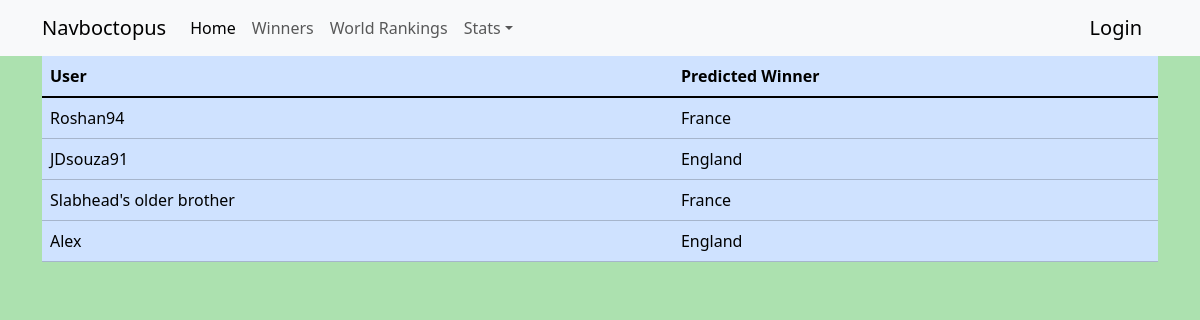
The page /winners on the database its author committed.
### predictor/models.py (models this page shows)
class Winner(models.Model):
    user = models.ForeignKey(User,on_delete=models.CASCADE)
    winner = models.CharField(max_length=50)

### predictor/views.py (the view)
# urls.py: path('winners',views.WinnersView.as_view(),name='winners'),
class WinnersView(View):
    template_name = 'predictor/summary/winners.html'
    def get(self,request):
        winners_list = Winner.objects.all()
        context = {
            'winners_list':winners_list
        }
        return render(request,self.template_name,context)

### predictor/templates/predictor/summary/winners.html (shortened to what this page needs)
{% extends 'predictor/base.html' %}
{% block content %}
<div class="container">
    <div
        class="table-responsive"
    >
        <table
            class="table table-primary"
        >
            <thead class="table-primary">
                <tr>
                    <th>User</th>
                    <th>Predicted Winner</th>
                </tr>
            </thead>
            <tbody class="table-group-divider">
                {% for row in winners_list %}
                <tr
                    class="table-primary"
                >
                    <td scope="row">{{row.user}}</td>
                    <td>{{row.winner}}</td>
                </tr>
                {% endfor %}
            </tbody>
        </table>
    </div>
</div>
{% endblock content %}

### predictor/static/predictor/style/styles.css (style rules this page uses)
.table { --bs-table-bg:#BFF6C3; }
body { background-color: #ACE1AF; }

### rows shown on the page
Winner: user "Roshan94", winner "France"
Winner: user "JDsouza91", winner "England"
Winner: user "Slabhead's older brother", winner "France"
Winner: user "Alex", winner "England"
